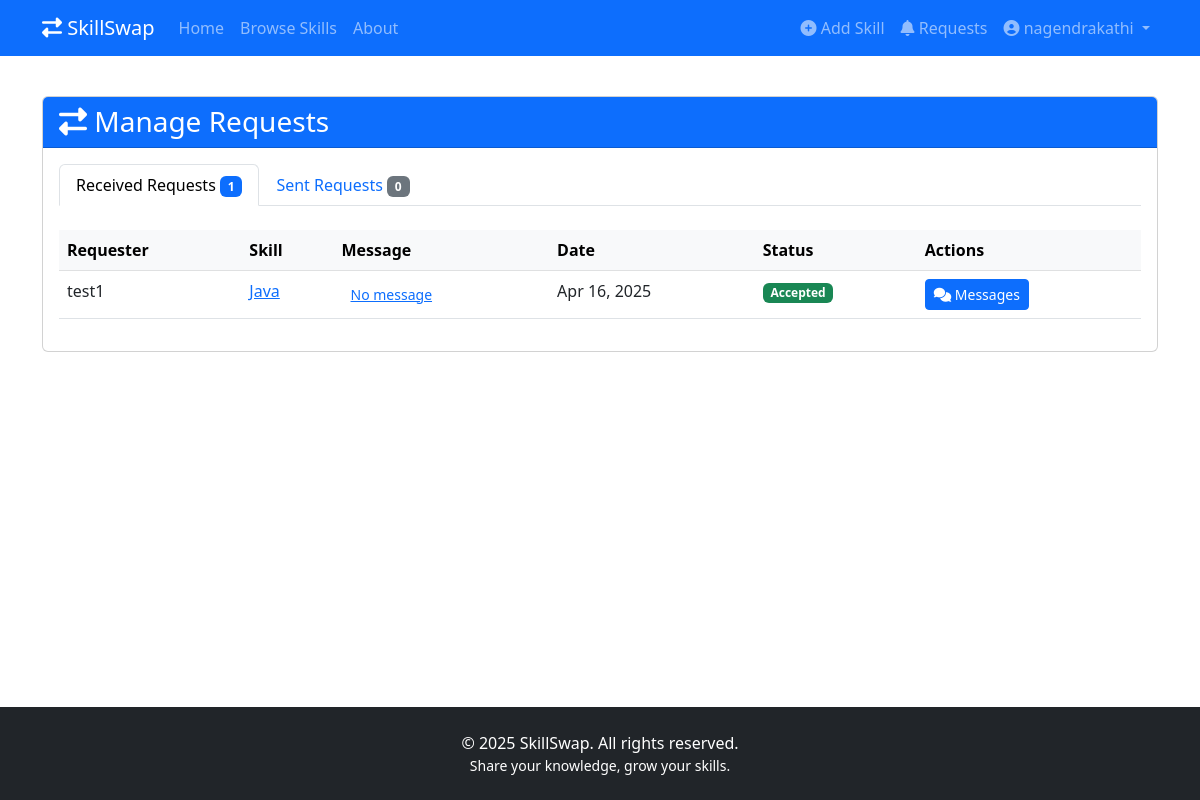
The app's page /requests/manage (signed in) with its own data.
### app/models.py (models this page shows, shortened)
class User(db.Model, UserMixin):
    id = db.Column(db.Integer, primary_key=True)
    username = db.Column(db.String(50), unique=True, nullable=False)
    email = db.Column(db.String(120), unique=True, nullable=False)
    password_hash = db.Column(db.String(128), nullable=False)
    bio = db.Column(db.Text, nullable=True)
    location = db.Column(db.String(100), nullable=True)
    date_joined = db.Column(db.DateTime, default=datetime.utcnow)
    skills_offered = db.relationship('Skill', backref='owner', lazy=True)
    skills_learning = db.relationship('Skill', secondary=skills_users_learning,
                                     backref=db.backref('learners', lazy='dynamic'))
    requests_sent = db.relationship('Request', foreign_keys='Request.requester_id',
                                   backref='requester', lazy=True)
    requests_received = db.relationship('Request', foreign_keys='Request.skill_owner_id',
                                       backref='skill_owner', lazy=True)

class Request(db.Model):
    id = db.Column(db.Integer, primary_key=True)
    message = db.Column(db.Text, nullable=True)
    status = db.Column(db.String(20), default='pending')  # pending, accepted, rejected
    created_at = db.Column(db.DateTime, default=datetime.utcnow)
    updated_at = db.Column(db.DateTime, default=datetime.utcnow, onupdate=datetime.utcnow)
    requester_id = db.Column(db.Integer, db.ForeignKey('user.id'), nullable=False)
    skill_id = db.Column(db.Integer, db.ForeignKey('skill.id'), nullable=False)
    skill_owner_id = db.Column(db.Integer, db.ForeignKey('user.id'), nullable=False)

class Skill(db.Model):
    id = db.Column(db.Integer, primary_key=True)
    name = db.Column(db.String(100), nullable=False)
    description = db.Column(db.Text, nullable=False)
    category = db.Column(db.String(50), nullable=False)
    difficulty = db.Column(db.String(20), nullable=False)  # beginner, intermediate, advanced
    created_at = db.Column(db.DateTime, default=datetime.utcnow)
    updated_at = db.Column(db.DateTime, default=datetime.utcnow, onupdate=datetime.utcnow)
    owner_id = db.Column(db.Integer, db.ForeignKey('user.id'), nullable=False)
    requests = db.relationship('Request', backref='skill', lazy=True)

### app/routes/requests.py (the view)
@requests.route('/requests/manage')
@login_required
def manage():
    requests_received = SkillRequest.query.filter_by(
        skill_owner_id=current_user.id
    ).order_by(SkillRequest.created_at.desc()).all()
    requests_sent = SkillRequest.query.filter_by(
        requester_id=current_user.id
    ).order_by(SkillRequest.created_at.desc()).all()
    return render_template('requests/manage.html', title='Manage Requests',
                          requests_received=requests_received,
                          requests_sent=requests_sent)

### app/__init__.py (called while the page is built)
def create_app(config_class=Config):
    app = Flask(__name__)
    app.config.from_object(config_class)
    db.init_app(app)
    login_manager.init_app(app)
    csrf.init_app(app)
    from app.routes.main import main
    from app.routes.auth import auth
    from app.routes.skills import skills
    from app.routes.requests import requests
    app.register_blueprint(main)
    app.register_blueprint(auth)
    app.register_blueprint(skills)
    app.register_blueprint(requests)
    with app.app_context():
        db.create_all()
    @app.context_processor
    def inject_now():
        return {'now': datetime.utcnow()}
    return app

### app/models.py (called while the page is built)
@login_manager.user_loader
def load_user(user_id):
    return User.query.get(int(user_id))

### app/templates/requests/manage.html (shortened to what this page needs)
{% extends "base.html" %}
{% block content %}
<div class="row mb-4">
    <div class="col-md-12">
        <div class="card">
            <div class="card-header bg-primary text-white">
                <h3 class="mb-0"><i class="fas fa-exchange-alt"></i> Manage Requests</h3>
            </div>
            <div class="card-body">
                <ul class="nav nav-tabs" id="requestTabs" role="tablist">
                    <li class="nav-item" role="presentation">
                        <button class="nav-link active" id="received-tab" data-bs-toggle="tab"
                                data-bs-target="#received" type="button" role="tab"
                                aria-controls="received" aria-selected="true">
                            Received Requests <span class="badge bg-primary">{{ requests_received|length }}</span>
                        </button>
                    </li>
                    <li class="nav-item" role="presentation">
                        <button class="nav-link" id="sent-tab" data-bs-toggle="tab"
                                data-bs-target="#sent" type="button" role="tab"
                                aria-controls="sent" aria-selected="false">
                            Sent Requests <span class="badge bg-secondary">{{ requests_sent|length }}</span>
                        </button>
                    </li>
                </ul>
                <div class="tab-content pt-4" id="requestTabsContent">
                    <div class="tab-pane fade show active" id="received" role="tabpanel" aria-labelledby="received-tab">
                        {% if requests_received %}
                            <div class="table-responsive">
                                <table class="table table-hover">
                                    <thead class="table-light">
                                        <tr>
                                            <th>Requester</th>
                                            <th>Skill</th>
                                            <th>Message</th>
                                            <th>Date</th>
                                            <th>Status</th>
                                            <th>Actions</th>
                                        </tr>
                                    </thead>
                                    <tbody>
                                        {% for request in requests_received %}
                                        <tr>
                                            <td>{{ request.requester.username }}</td>
                                            <td>
                                                <a href="{{ url_for('skills.detail', skill_id=request.skill.id) }}">
                                                    {{ request.skill.name }}
                                                </a>
                                            </td>
                                            <td>
                                                <button type="button" class="btn btn-sm btn-link" data-bs-toggle="modal" data-bs-target="#messageModal{{ request.id }}">
                                                    {{ request.message|truncate(20) if request.message else 'No message' }}
                                                </button>
                                            </td>
                                            <td>{{ request.created_at.strftime('%b %d, %Y') }}</td>
                                            <td>
                                                {% if request.status == 'pending' %}
                                                    <span class="badge bg-warning text-dark">Pending</span>
                                                {% elif request.status == 'accepted' %}
                                                    <span class="badge bg-success">Accepted</span>
                                                {% elif request.status == 'rejected' %}
                                                    <span class="badge bg-danger">Rejected</span>
                                                {% endif %}
                                            </td>
                                            <td>
                                                <a href="{{ url_for('requests.messages', request_id=request.id) }}" class="btn btn-primary btn-sm">
                                                    <i class="fas fa-comments"></i> Messages
                                                </a>
                                            </td>
                                        </tr>
                                        {% endfor %}
                                    </tbody>
                                </table>
                            </div>
                        {% else %}
                            <div class="alert alert-info">
                                <i class="fas fa-info-circle"></i> You haven't received any requests yet.
                            </div>
                        {% endif %}
                    </div>
                </div>
            </div>
        </div>
    </div>
</div>
{% endblock %}

### app/templates/base.html (shortened to what this page needs)
<!DOCTYPE html>
<html lang="en">
<head>
    <link href="https://cdn.jsdelivr.net/npm/bootstrap@5.3.0-alpha1/dist/css/bootstrap.min.css" rel="stylesheet">
    <link rel="stylesheet" href="https://cdnjs.cloudflare.com/ajax/libs/font-awesome/6.1.1/css/all.min.css">
    <link rel="stylesheet" href="{{ url_for('static', filename='css/style.css') }}">
</head>
<body>
    <nav class="navbar navbar-expand-lg navbar-dark bg-primary">
        <div class="container">
            <a class="navbar-brand" href="{{ url_for('main.index') }}">
                <i class="fas fa-exchange-alt"></i> SkillSwap
            </a>
            <div class="collapse navbar-collapse" id="navbarNav">
                <ul class="navbar-nav me-auto">
                    <li class="nav-item">
                        <a class="nav-link" href="{{ url_for('main.index') }}">Home</a>
                    </li>
                    <li class="nav-item">
                        <a class="nav-link" href="{{ url_for('skills.browse') }}">Browse Skills</a>
                    </li>
                    <li class="nav-item">
                        <a class="nav-link" href="{{ url_for('main.about') }}">About</a>
                    </li>
                </ul>
                <ul class="navbar-nav ms-auto">
                    {% if current_user.is_authenticated %}
                        <li class="nav-item">
                            <a class="nav-link" href="{{ url_for('skills.add') }}">
                                <i class="fas fa-plus-circle"></i> Add Skill
                            </a>
                        </li>
                        <li class="nav-item">
                            <a class="nav-link position-relative" href="{{ url_for('requests.manage') }}" id="requestsLink">
                                <i class="fas fa-bell"></i> Requests
                            </a>
                        </li>
                        <li class="nav-item dropdown">
                            <a class="nav-link dropdown-toggle" href="#" id="navbarDropdown"
                               role="button" data-bs-toggle="dropdown" aria-expanded="false">
                                <i class="fas fa-user-circle"></i> {{ current_user.username }}
                            </a>
                        </li>
                    {% endif %}
                </ul>
            </div>
        </div>
    </nav>
    <main class="container py-4">
        {% block content %}{% endblock %}
    </main>
    <footer class="py-4 bg-dark text-white mt-auto">
        <div class="container text-center">
            <p class="mb-0">&copy; {{ now.year }} SkillSwap. All rights reserved.</p>
            <p class="small mb-0">Share your knowledge, grow your skills.</p>
        </div>
    </footer>
</body>
</html>

### app/static/css/style.css (style rules this page uses)
body { display: flex; flex-direction: column; min-height: 100vh; }
main { flex: 1; }
footer { margin-top: auto; }

### records on screen
User: username "nagendrakathi"
Request: requester.username "test1", skill.name "Java", message "No message", created_at "Apr 16, 2025", status "Accepted"

### other values on screen
{{ requests_received|length }} "1"
{{ requests_sent|length }} "0"
